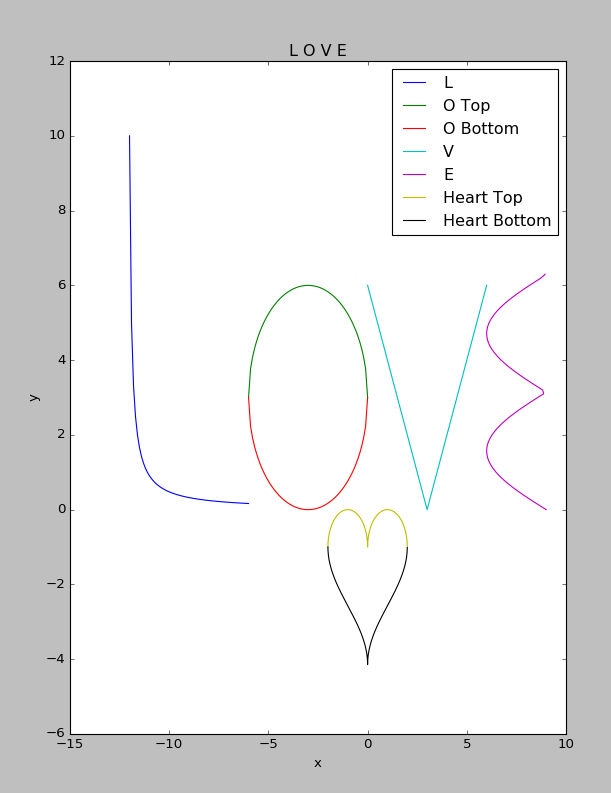

Source code (Python):
#!/usr/bin/python
#-*- coding:utf-8 -*-
import numpy as np
import matplotlib.pyplot as plt

#"L":y = 1/x
#横坐标x_l
x_l = np.arange(-12, -5.9, 0.1)
#纵坐标y_l
y_l = [1 / (x + 12.1) for x in x_l] # why not 12, to avoid divide by zero

#"O":x^2 + y^2 = 9
#横坐标x_o
x_o = np.arange(-6, 0.1, 0.1)
#纵坐标y_o
y_o_top = np.sqrt(9 - (x_o + 3) ** 2) + 3
y_o_bottom = -np.sqrt(9 - (x_o + 3) ** 2) + 3

#"V":y = 2|x|
#横坐标x_v
x_v = np.arange(0, 6.1, 0.1)
#纵坐标y_v
y_v = 2 * np.abs(x_v - 3)

#"E":x = -3|sin(y)|
#纵坐标y_e
y_e = np.arange(0, 2 * np.pi + 0.1, 0.1)
#横坐标x_e
x_e = -3 * np.abs(np.sin(y_e)) + 9

#Heart
#横坐标:x_heart
x_heart = np.arange(-2, 2, 0.0001)
#Heart top fraction:y = sqrt(1 - (|x| - 1) ^ 2)
y_heart_top = np.sqrt(1 - (np.abs(x_heart) - 1) ** 2) - 1
#Heart bottom fraction:y = arccos(1 - |x|) - pi
y_heart_bottom = np.arccos(1 - np.abs(x_heart)) - np.pi - 1

#画图  Plot
plt.plot(x_l, y_l)
plt.plot(x_o, y_o_top)
plt.plot(x_o, y_o_bottom)
plt.plot(x_v, y_v)
plt.plot(x_e, y_e)
plt.plot(x_heart, y_heart_top)
plt.plot(x_heart, y_heart_bottom)
plt.xlabel('x')
plt.ylabel('y')
plt.title('L O V E')
plt.legend(['L', 'O Top', 'O Bottom', 'V', 'E', 'Heart Top', 'Heart Bottom'])
plt.show()
